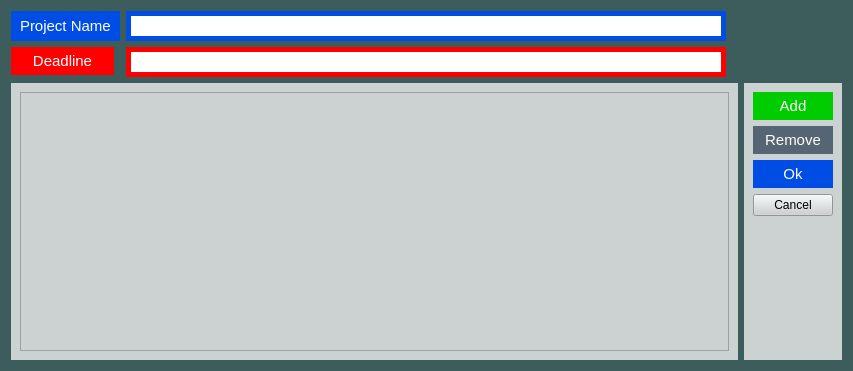
<?xml version="1.0" encoding="UTF-8"?>
<ui version="4.0">
 <class>Projplan</class>
 <widget class="QDialog" name="Projplan">
  <property name="geometry">
   <rect>
    <x>0</x>
    <y>0</y>
    <width>853</width>
    <height>371</height>
   </rect>
  </property>
  <property name="windowTitle">
   <string>Dialog</string>
  </property>
  <property name="styleSheet">
   <string notr="true">background-color:#3d5c5c;</string>
  </property>
  <layout class="QVBoxLayout" name="verticalLayout">
   <item>
    <layout class="QFormLayout" name="formLayout">
     <property name="horizontalSpacing">
      <number>6</number>
     </property>
     <property name="verticalSpacing">
      <number>6</number>
     </property>
     <item row="0" column="1">
      <widget class="QLineEdit" name="lineEdit">
       <property name="minimumSize">
        <size>
         <width>0</width>
         <height>0</height>
        </size>
       </property>
       <property name="maximumSize">
        <size>
         <width>600</width>
         <height>16777215</height>
        </size>
       </property>
       <property name="styleSheet">
        <string notr="true">border-width: 5px;
border-style: solid;
border-color : #004de6;
background-color : white;
font-size : 15px;</string>
       </property>
      </widget>
     </item>
     <item row="1" column="0">
      <widget class="QPushButton" name="pushButton_5">
       <property name="styleSheet">
        <string notr="true">color : white;
border-width: 5px;
border-style: solid;
border-color : red;
background-color : red;
font-size : 15px;</string>
       </property>
       <property name="text">
        <string>    Deadline    </string>
       </property>
      </widget>
     </item>
     <item row="1" column="1">
      <widget class="QLineEdit" name="lineEdit_2">
       <property name="maximumSize">
        <size>
         <width>600</width>
         <height>600</height>
        </size>
       </property>
       <property name="styleSheet">
        <string notr="true">border-width: 5px;
border-style: solid;
border-color : red;
background-color : white;
font-size : 15px;</string>
       </property>
      </widget>
     </item>
     <item row="0" column="0">
      <widget class="QLabel" name="label">
       <property name="styleSheet">
        <string notr="true">color : white;
border-width: 5px;
border-style: solid;
border-color : #004de6;
background-color : #004de6;
font-size : 15px;</string>
       </property>
       <property name="text">
        <string>Project Name</string>
       </property>
      </widget>
     </item>
    </layout>
   </item>
   <item>
    <layout class="QHBoxLayout" name="horizontalLayout">
     <item>
      <widget class="QFrame" name="verticalFrame_2">
       <property name="styleSheet">
        <string notr="true">background-color : #CCD1D1;
border-raduis : 10px;</string>
       </property>
       <layout class="QVBoxLayout" name="verticalLayout_3">
        <item>
         <widget class="QTableWidget" name="tableWidget"/>
        </item>
       </layout>
      </widget>
     </item>
     <item>
      <widget class="QFrame" name="verticalFrame">
       <property name="styleSheet">
        <string notr="true">background-color : #CCD1D1;
border-raduis : 10px;</string>
       </property>
       <layout class="QVBoxLayout" name="verticalLayout_2">
        <item>
         <widget class="QPushButton" name="pushButton">
          <property name="styleSheet">
           <string notr="true">color : white;
border-width: 5px;
border-style: solid;
border-color : #00cc00;
background-color : #00cc00;
font-size : 15px;</string>
          </property>
          <property name="text">
           <string>Add</string>
          </property>
         </widget>
        </item>
        <item>
         <widget class="QPushButton" name="pushButton_2">
          <property name="styleSheet">
           <string notr="true">color : white;
border-width: 5px;
border-style: solid;
border-color : #566573;
background-color : #566573;
font-size : 15px;</string>
          </property>
          <property name="text">
           <string>Remove</string>
          </property>
         </widget>
        </item>
        <item>
         <widget class="QPushButton" name="pushButton_3">
          <property name="styleSheet">
           <string notr="true">color : white;
border-width: 5px;
border-style: solid;
border-color : #004de6;
background-color : #004de6;
font-size : 15px;</string>
          </property>
          <property name="text">
           <string>Ok</string>
          </property>
         </widget>
        </item>
        <item>
         <widget class="QPushButton" name="pushButton_4">
          <property name="text">
           <string>Cancel</string>
          </property>
         </widget>
        </item>
        <item>
         <spacer name="verticalSpacer">
          <property name="orientation">
           <enum>Qt::Vertical</enum>
          </property>
          <property name="sizeHint" stdset="0">
           <size>
            <width>20</width>
            <height>40</height>
           </size>
          </property>
         </spacer>
        </item>
       </layout>
      </widget>
     </item>
    </layout>
   </item>
  </layout>
 </widget>
 <resources/>
 <connections/>
</ui>
